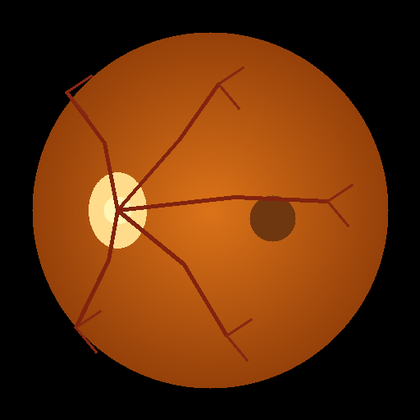
%> input picture data/sample_images/sample_01_clear.png, 420 x 420 px, shrunk from 512 x 512 before the run
$ octave run_full_pipeline.m   (GNU Octave 9; MATLAB toolbox functions it lacks are replaced by stand-ins)
%> lines starting %> are read from the running program, lines starting %| are printed output that depends on the picture; in (x1, y1, x2, y2) boxes, pixels count from 0 and x2, y2 are one past the last pixel; in counts of white or black regions, pixels touching at a corner belong together; the program's own positions count from 1
%> further down, rawImg is the input picture: size 420x420x3 uint8; mean R, G, B 97.1, 46.6, 10.2
### assessAndEnhance.m
function [status, enhancedImage, qualityReport, rejectionReason] = assessAndEnhance(img, params)
% ASSESSANDENHANCE Automated Image Quality Gatekeeper and CLAHE Enhancer
%
% Project: Explainable AI for DR Screening in Rural India (SIH 2026, PS ID 26038)
% Module 1: Image Quality Assessment & Enhancement
%
% Inputs:
%   img - Input RGB fundus image (uint8 or double, size HxWx3)
%   params - (Optional) struct specifying custom threshold parameters
%
% Outputs:
%   status          - 'pass' | 'enhance' | 'reject'
%   enhancedImage   - Quality-enhanced RGB image (uint8)
%   qualityReport   - Struct containing numeric quality metrics
%   rejectionReason - Actionable rejection rationale string (or empty)

    if nargin < 2 || isempty(params)
        params = struct();
    end

    % Default justified clinical quality thresholds
    if ~isfield(params, 'focusMinPass'),       params.focusMinPass = 110.0;  end
    if ~isfield(params, 'focusMinReject'),     params.focusMinReject = 45.0;  end
    if ~isfield(params, 'fovMinPass'),         params.fovMinPass = 0.70;    end
    if ~isfield(params, 'fovMinReject'),       params.fovMinReject = 0.55;  end
    if ~isfield(params, 'contrastMinPass'),    params.contrastMinPass = 32.0;  end
    if ~isfield(params, 'contrastMinReject'),  params.contrastMinReject = 18.0; end
    if ~isfield(params, 'illumStdMaxPass'),    params.illumStdMaxPass = 0.16;  end

    % Standardize image data type to uint8
    if isfloat(img)
        if max(img(:)) <= 1.0
            img = uint8(img * 255);
        else
            img = uint8(img);
        end
    end

    [height, width, channels] = size(img);
    if channels == 1
        img = cat(3, img, img, img);
    end

    % Extract channels & green channel (highest contrast for retinal structures)
    rChan = double(img(:,:,1));
    gChan = double(img(:,:,2));
    bChan = double(img(:,:,3));
    grayImg = 0.2989 * rChan + 0.5870 * gChan + 0.1140 * bChan;

    % 1. Field of View (FOV) Mask & Coverage Computation
    fovMask = (grayImg > 15);
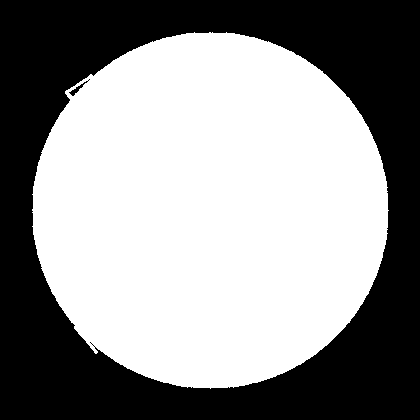
%> fovMask: size 420x420 logical; 56.7% white; 2 black regions, box (x1, y1, x2, y2) and area: (0, 0, 420, 420) 76279, (69, 79, 90, 96) 68
    fovMask = imfill(fovMask, 'holes');
%> fovMask: size 420x420 logical; 56.8% white; 1 black region, box (x1, y1, x2, y2) and area: (0, 0, 420, 420) 76274
    fovArea = sum(fovMask(:));
%> fovArea = 100126
    totalArea = height * width;
    fovRatio = fovArea / totalArea;
%> fovRatio = 0.568

    % 2. Focus / Sharpness Metric (Laplacian Variance & FFT High-Freq Ratio)
    lapKernel = [0 1 0; 1 -4 1; 0 1 0];
    lapFiltered = filter2(lapKernel, gChan);
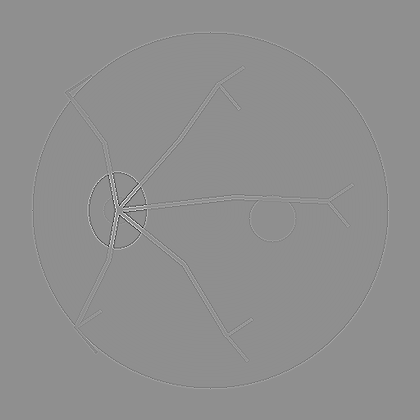
%> lapFiltered: size 420x420 double; min -487, max 380, mean 0; drawn with min black and max white
    if fovArea > 0
        focusScore = var(lapFiltered(fovMask));
%> focusScore = 504.8
    else
        focusScore = var(lapFiltered(:));
    end

    % 2D FFT spectral high-frequency ratio
    fft2D = abs(fftshift(fft2(gChan)));
    [cX, cY] = meshgrid(1:width, 1:height);
    distFromCenter = sqrt((cX - width/2).^2 + (cY - height/2).^2);
    highFreqMask = distFromCenter > (min(height, width) * 0.25);
    fftFocusScore = sum(fft2D(highFreqMask)) / (sum(fft2D(:)) + 1e-6);
%> fftFocusScore = 0.359

    % 3. Illumination Uniformity (Quadrant Mean Brightness Variation)
    halfH = floor(height/2);
    halfW = floor(width/2);
    q1 = gChan(1:halfH, 1:halfW);          q1_mask = fovMask(1:halfH, 1:halfW);
    q2 = gChan(1:halfH, halfW+1:end);      q2_mask = fovMask(1:halfH, halfW+1:end);
    q3 = gChan(halfH+1:end, 1:halfW);      q3_mask = fovMask(halfH+1:end, 1:halfW);
    q4 = gChan(halfH+1:end, halfW+1:end);  q4_mask = fovMask(halfH+1:end, halfW+1:end);
%> after `q4 = gChan(halfH+1:end, halfW+1:end)`:
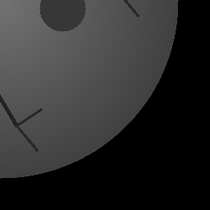
%> q4: size 210x210 double; min 0, max 115, mean 44.7
%> after `q4_mask = fovMask(halfH+1:end, halfW+1:end)`:
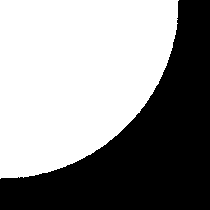
%> q4_mask: size 210x210 logical; 56.9% white; 1 black region, box (x1, y1, x2, y2) and area: (0, 0, 210, 210) 18997

    qMeans = [mean(q1(q1_mask > 0)), mean(q2(q2_mask > 0)), ...
              mean(q3(q3_mask > 0)), mean(q4(q4_mask > 0))];
%> qMeans = [84.94 78.65 86.35 78.42]
    qMeans(isnan(qMeans)) = mean(gChan(fovMask));

    illuminationStd = std(qMeans) / (mean(qMeans) + 1e-6);
%> illuminationStd = 0.0505

    % 4. Contrast Score (RMS contrast on green channel inside FOV)
    if fovArea > 0
        contrastScore = std(gChan(fovMask));
%> contrastScore = 28.27
        meanBrightness = mean(gChan(fovMask));
%> meanBrightness = 82.09
    else
        contrastScore = std(gChan(:));
        meanBrightness = mean(gChan(:));
    end

    % Compile Quality Report Struct
    qualityReport = struct();
    qualityReport.focusScore = focusScore;
%> qualityReport.focusScore = 504.8
    qualityReport.fftFocusScore = fftFocusScore;
%> qualityReport.fftFocusScore = 0.359
    qualityReport.fovRatio = fovRatio;
%> qualityReport.fovRatio = 0.568
    qualityReport.contrastScore = contrastScore;
%> qualityReport.contrastScore = 28.27
    qualityReport.meanBrightness = meanBrightness;
%> qualityReport.meanBrightness = 82.09
    qualityReport.illuminationStd = illuminationStd;
%> qualityReport.illuminationStd = 0.0505

    % 5. Gatekeeping Decision Logic
    rejectionReason = '';
    if fovRatio < params.fovMinReject
        status = 'reject';
        rejectionReason = sprintf('Incomplete Field of View (Coverage: %.1f%%, Required: >%.1f%%) — Re-align fundus camera centered on pupil.', fovRatio*100, params.fovMinReject*100);
    elseif focusScore < params.focusMinReject
        status = 'reject';
        rejectionReason = sprintf('Out of Focus / Severe Blur (Focus Score: %.1f, Min: %.1f) — Adjust camera focus dial before recapture.', focusScore, params.focusMinReject);
    elseif contrastScore < params.contrastMinReject || meanBrightness < 20.0
        status = 'reject';
        rejectionReason = sprintf('Severe Illumination Deficiency (Contrast: %.1f, Brightness: %.1f) — Increase flash illumination.', contrastScore, meanBrightness);
    elseif focusScore < params.focusMinPass || contrastScore < params.contrastMinPass || illuminationStd > params.illumStdMaxPass
        status = 'enhance';
    else
        status = 'pass';
    end

    % 6. Enhancement Pipeline (for 'enhance' or 'pass' images)
    if strcmp(status, 'reject')
        enhancedImage = img; % Return original if rejected
    else
        % A. CLAHE on green channel (Contrast-Limited Adaptive Histogram Equalization)
        gNorm = uint8(gChan);
        gClahe = adapthisteq(gNorm, 'ClipLimit', 0.02, 'Distribution', 'uniform', 'NumTiles', [8 8]);

        % B. Illumination Normalization (Gaussian Background Subtraction)
        gaussianBlur = imfilter(double(gClahe), fspecial('gaussian', [61 61], 15), 'replicate');
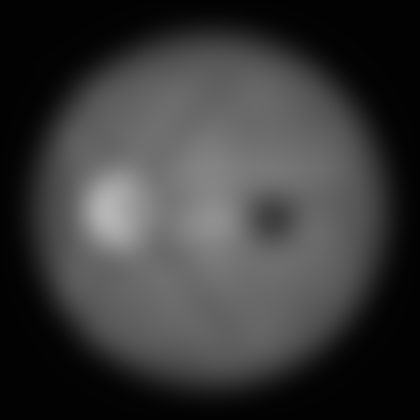
%> gaussianBlur: size 420x420 double; min 2.99, max 181.8, mean 58.2
        targetMean = mean(gChan(fovMask));
%> targetMean = 82.09
        gIllumNorm = (double(gClahe) ./ (gaussianBlur + 1e-5)) * targetMean;
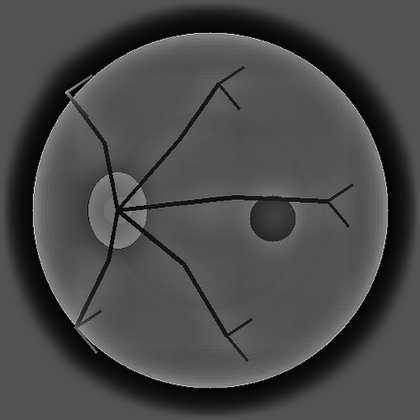
%> gIllumNorm: size 420x420 double; min 0, max 222.7, mean 74.1
        gIllumNorm = uint8(min(255, max(0, gIllumNorm)));
%> gIllumNorm: size 420x420 uint8

        % C. Denoising via Median Filter
        gDenoised = medfilt2(gIllumNorm, [3 3]);

        % D. Color Re-synthesis (Blend enhanced luminance back to RGB)
        hsvImg = rgb2hsv(img);
%> hsvImg: size 420x420x3 double; mean H, S, V 0.04, 0.519, 0.381
        hsvImg(:,:,2) = min(1.0, hsvImg(:,:,2) * 1.15); % Slight saturation boost
%> hsvImg: size 420x420x3 double; mean H, S, V 0.04, 0.567, 0.381
        hsvImg(:,:,3) = double(gDenoised) / 255.0;      % Replace Value channel with enhanced green
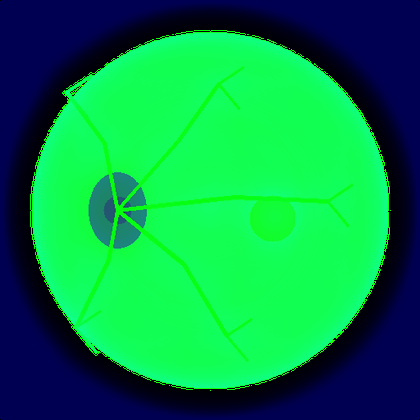
%> hsvImg: size 420x420x3 double; mean R, G, B 0.04, 0.567, 0.29
        enhancedImage = uint8(hsv2rgb(hsvImg) * 255.0);

        % Zero out background outside FOV
        for c = 1:3
            tempC = enhancedImage(:,:,c);
            tempC(~fovMask) = 0;
            enhancedImage(:,:,c) = tempC;
        end
%> (the rest of the program and of its run is left out)
